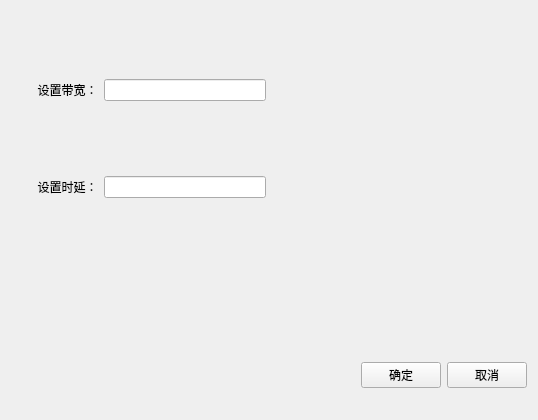
<?xml version="1.0" encoding="UTF-8"?>
<ui version="4.0">
 <class>Form</class>
 <widget class="QWidget" name="Form">
  <property name="geometry">
   <rect>
    <x>0</x>
    <y>0</y>
    <width>538</width>
    <height>420</height>
   </rect>
  </property>
  <property name="windowTitle">
   <string>Form</string>
  </property>
  <layout class="QGridLayout" name="gridLayout">
   <item row="0" column="0">
    <spacer name="verticalSpacer_2">
     <property name="orientation">
      <enum>Qt::Orientation::Vertical</enum>
     </property>
     <property name="sizeHint" stdset="0">
      <size>
       <width>20</width>
       <height>40</height>
      </size>
     </property>
    </spacer>
   </item>
   <item row="7" column="0">
    <spacer name="verticalSpacer_3">
     <property name="orientation">
      <enum>Qt::Orientation::Vertical</enum>
     </property>
     <property name="sizeHint" stdset="0">
      <size>
       <width>20</width>
       <height>40</height>
      </size>
     </property>
    </spacer>
   </item>
   <item row="1" column="0">
    <layout class="QHBoxLayout" name="horizontalLayout">
     <item>
      <widget class="QLabel" name="bandwidthLabel">
       <property name="text">
        <string>        设置带宽：</string>
       </property>
      </widget>
     </item>
     <item>
      <widget class="QLineEdit" name="bandwidthLine"/>
     </item>
    </layout>
   </item>
   <item row="5" column="0">
    <spacer name="verticalSpacer_4">
     <property name="orientation">
      <enum>Qt::Orientation::Vertical</enum>
     </property>
     <property name="sizeHint" stdset="0">
      <size>
       <width>20</width>
       <height>40</height>
      </size>
     </property>
    </spacer>
   </item>
   <item row="2" column="0">
    <spacer name="verticalSpacer_5">
     <property name="orientation">
      <enum>Qt::Orientation::Vertical</enum>
     </property>
     <property name="sizeHint" stdset="0">
      <size>
       <width>20</width>
       <height>40</height>
      </size>
     </property>
    </spacer>
   </item>
   <item row="8" column="0">
    <spacer name="verticalSpacer">
     <property name="orientation">
      <enum>Qt::Orientation::Vertical</enum>
     </property>
     <property name="sizeHint" stdset="0">
      <size>
       <width>20</width>
       <height>40</height>
      </size>
     </property>
    </spacer>
   </item>
   <item row="8" column="1">
    <layout class="QHBoxLayout" name="horizontalLayout_2">
     <item>
      <spacer name="horizontalSpacer">
       <property name="orientation">
        <enum>Qt::Orientation::Horizontal</enum>
       </property>
       <property name="sizeHint" stdset="0">
        <size>
         <width>40</width>
         <height>20</height>
        </size>
       </property>
      </spacer>
     </item>
     <item>
      <widget class="QPushButton" name="confirmButton">
       <property name="text">
        <string>确定</string>
       </property>
      </widget>
     </item>
     <item>
      <widget class="QPushButton" name="cancelButton">
       <property name="text">
        <string>取消</string>
       </property>
      </widget>
     </item>
    </layout>
   </item>
   <item row="4" column="0">
    <layout class="QHBoxLayout" name="horizontalLayout_3">
     <item>
      <widget class="QLabel" name="banddelayLable">
       <property name="text">
        <string>        设置时延：</string>
       </property>
      </widget>
     </item>
     <item>
      <widget class="QLineEdit" name="banddelayLine"/>
     </item>
    </layout>
   </item>
  </layout>
 </widget>
 <resources/>
 <connections/>
</ui>
